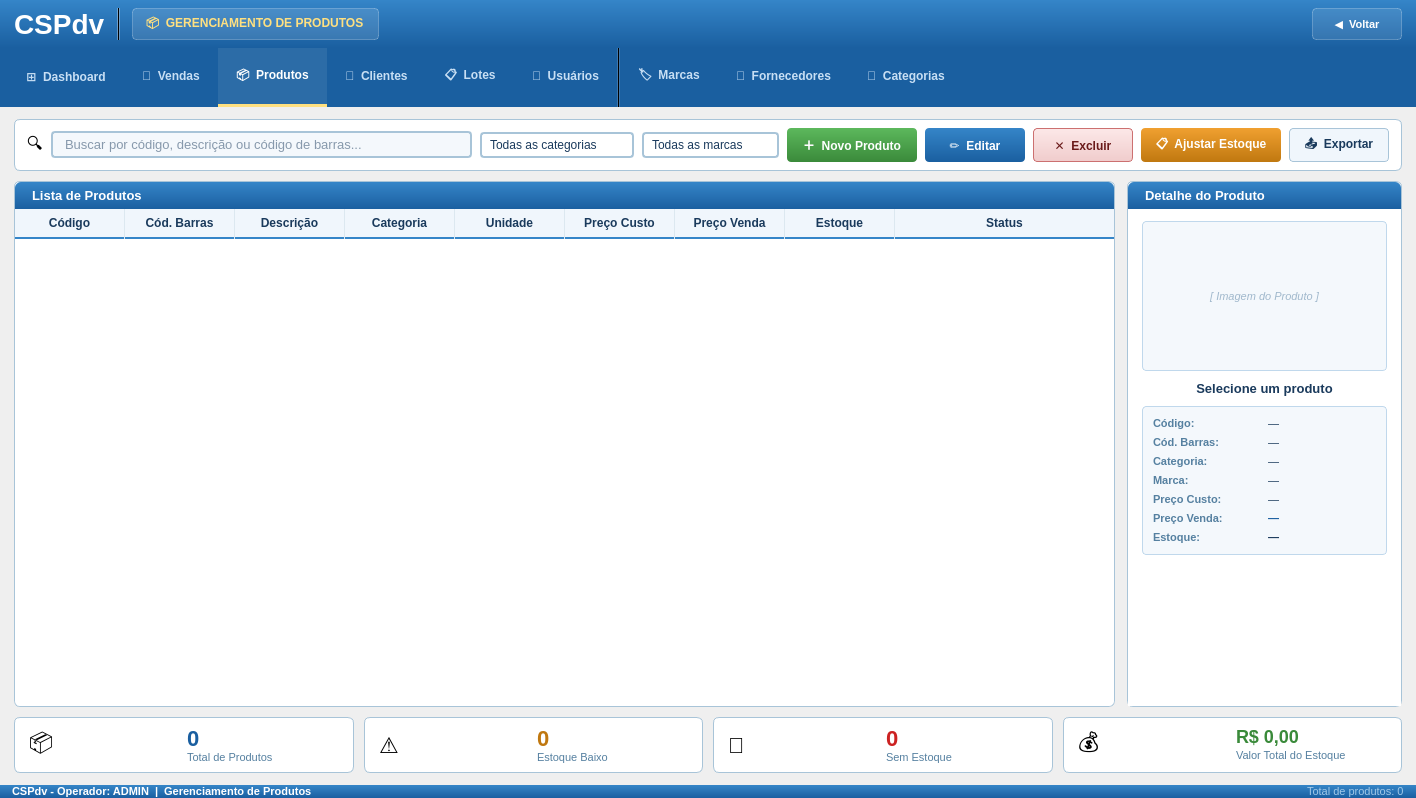
<?xml version="1.0" encoding="UTF-8"?>
<ui version="4.0">
 <class>GerenciarProdutos</class>
 <widget class="QWidget" name="GerenciarProdutos">
  <property name="geometry">
   <rect>
    <x>0</x>
    <y>0</y>
    <width>1416</width>
    <height>798</height>
   </rect>
  </property>
  <property name="windowTitle">
   <string>CSPdv - Gerenciamento de Produtos</string>
  </property>
  <property name="styleSheet">
   <string notr="true">QWidget { font-family: Arial; }</string>
  </property>
  <layout class="QVBoxLayout" name="mainVLayout">
   <property name="spacing">
    <number>0</number>
   </property>
   <property name="leftMargin">
    <number>0</number>
   </property>
   <property name="topMargin">
    <number>0</number>
   </property>
   <property name="rightMargin">
    <number>0</number>
   </property>
   <property name="bottomMargin">
    <number>0</number>
   </property>
   <item>
    <widget class="QFrame" name="frameHeader">
     <property name="styleSheet">
      <string notr="true">QFrame#frameHeader{background:qlineargradient(x1:0,y1:0,x2:0,y2:1,stop:0 #3585c8,stop:1 #1a5fa0);}</string>
     </property>
     <layout class="QHBoxLayout" name="headerHLayout">
      <property name="spacing">
       <number>12</number>
      </property>
      <property name="leftMargin">
       <number>14</number>
      </property>
      <property name="topMargin">
       <number>8</number>
      </property>
      <property name="rightMargin">
       <number>14</number>
      </property>
      <property name="bottomMargin">
       <number>8</number>
      </property>
      <item>
       <widget class="QLabel" name="lblLogo">
        <property name="styleSheet">
         <string notr="true">color:white;font-size:28px;font-weight:bold;</string>
        </property>
        <property name="text">
         <string>CSPdv</string>
        </property>
       </widget>
      </item>
      <item>
       <widget class="QFrame" name="frameSep">
        <property name="styleSheet">
         <string notr="true">background-color:rgba(255,255,255,80);</string>
        </property>
        <property name="frameShape">
         <enum>QFrame::VLine</enum>
        </property>
       </widget>
      </item>
      <item>
       <widget class="QLabel" name="lblBadge">
        <property name="styleSheet">
         <string notr="true">QLabel{background-color:rgba(255,255,255,30);color:#ffe080;font-size:12px;font-weight:bold;border:1px solid rgba(255,255,255,60);border-radius:4px;padding:3px 10px;}</string>
        </property>
        <property name="text">
         <string>📦  GERENCIAMENTO DE PRODUTOS</string>
        </property>
       </widget>
      </item>
      <item>
       <spacer name="headerSpacer">
        <property name="orientation">
         <enum>Qt::Horizontal</enum>
        </property>
        <property name="sizeHint" stdset="0">
         <size>
          <width>40</width>
          <height>10</height>
         </size>
        </property>
       </spacer>
      </item>
      <item>
       <widget class="QPushButton" name="btnVoltar">
        <property name="minimumSize">
         <size>
          <width>90</width>
          <height>32</height>
         </size>
        </property>
        <property name="styleSheet">
         <string notr="true">QPushButton{background-color:rgba(255,255,255,25);color:white;font-size:11px;font-weight:bold;border:1px solid rgba(255,255,255,60);border-radius:4px;padding:4px 12px;}QPushButton:hover{background-color:rgba(255,255,255,40);}QPushButton:pressed{background-color:rgba(255,255,255,15);}</string>
        </property>
        <property name="text">
         <string>◀  Voltar</string>
        </property>
       </widget>
      </item>
     </layout>
    </widget>
   </item>
   <item>
    <widget class="QFrame" name="frameNavBar">
     <property name="minimumHeight"><number>44</number></property>
     <property name="maximumHeight"><number>44</number></property>
     <property name="styleSheet">
      <string notr="true">
       QFrame#frameNavBar { background-color: #1a5fa0; }
       QPushButton {
        background-color: transparent;
        color: #c8dff4;
        font-size: 12px;
        font-weight: bold;
        border: none;
        border-bottom: 3px solid transparent;
        min-height: 44px;
        padding: 6px 18px;
       }
       QPushButton:hover {
        color: white;
        background-color: rgba(255,255,255,15);
        border-bottom: 3px solid rgba(255,255,255,60);
       }
       QPushButton:checked {
        color: white;
        background-color: rgba(255,255,255,20);
        border-bottom: 3px solid #ffe080;
       }
       /* Sub-itens de catálogo (marcas/fornec/categ) — fonte menor */
       QPushButton[navSub="true"] {
        font-size: 11px;
        padding: 4px 12px;
        color: #a8d4f0;
       }
       QPushButton[navSub="true"]:hover  { color: white; }
       QPushButton[navSub="true"]:checked { color: white; }
      </string>
     </property>
     <layout class="QHBoxLayout" name="navHLayout">
      <property name="spacing"><number>0</number></property>
      <property name="leftMargin"><number>8</number></property>
      <property name="topMargin"><number>0</number></property>
      <property name="rightMargin"><number>0</number></property>
      <property name="bottomMargin"><number>0</number></property>
      <item>
       <widget class="QPushButton" name="btnNavDashboard">
        <property name="text"><string>⊞  Dashboard</string></property>
        <property name="checkable"><bool>true</bool></property>
       </widget>
      </item>
      <item>
       <widget class="QPushButton" name="btnNavVendas">
        <property name="text"><string>🛒  Vendas</string></property>
        <property name="checkable"><bool>true</bool></property>
       </widget>
      </item>
      <item>
       <widget class="QPushButton" name="btnNavProdutos">
        <property name="text"><string>📦  Produtos</string></property>
        <property name="checkable"><bool>true</bool></property>
        <property name="checked"><bool>true</bool></property>
       </widget>
      </item>
      <item>
       <widget class="QPushButton" name="btnNavClientes">
        <property name="text"><string>👥  Clientes</string></property>
        <property name="checkable"><bool>true</bool></property>
       </widget>
      </item>
      <item>
       <widget class="QPushButton" name="btnNavLotes">
        <property name="text"><string>📋  Lotes</string></property>
        <property name="checkable"><bool>true</bool></property>
       </widget>
      </item>
      <item>
       <widget class="QPushButton" name="btnNavUsuarios">
        <property name="text"><string>🔑  Usuários</string></property>
        <property name="checkable"><bool>true</bool></property>
       </widget>
      </item>
      <item>
       <widget class="QFrame" name="navSeparator">
        <property name="minimumWidth"><number>1</number></property>
        <property name="maximumWidth"><number>1</number></property>
        <property name="styleSheet"><string notr="true">background-color:rgba(255,255,255,40);</string></property>
        <property name="frameShape"><enum>QFrame::VLine</enum></property>
       </widget>
      </item>
      <item>
       <widget class="QPushButton" name="btnNavMarcas">
        <property name="text"><string>🏷  Marcas</string></property>
        <property name="checkable"><bool>true</bool></property>
       </widget>
      </item>
      <item>
       <widget class="QPushButton" name="btnNavFornecedores">
        <property name="text"><string>🚚  Fornecedores</string></property>
        <property name="checkable"><bool>true</bool></property>
       </widget>
      </item>
      <item>
       <widget class="QPushButton" name="btnNavCategorias">
        <property name="text"><string>📂  Categorias</string></property>
        <property name="checkable"><bool>true</bool></property>
       </widget>
      </item>
      <item>
       <spacer name="navSpacer">
        <property name="orientation"><enum>Qt::Horizontal</enum></property>
        <property name="sizeHint" stdset="0"><size><width>40</width><height>10</height></size></property>
       </spacer>
      </item>
     </layout>
    </widget>
   </item>
   <item>
    <layout class="QVBoxLayout" name="conteudoVLayout">
     <property name="spacing">
      <number>10</number>
     </property>
     <property name="leftMargin">
      <number>14</number>
     </property>
     <property name="topMargin">
      <number>12</number>
     </property>
     <property name="rightMargin">
      <number>14</number>
     </property>
     <property name="bottomMargin">
      <number>12</number>
     </property>
     <item>
      <widget class="QFrame" name="frameToolbar">
       <property name="styleSheet">
        <string notr="true">QFrame#frameToolbar{background-color:#ffffff;border:1px solid #a8c4d8;border-radius:6px;}</string>
       </property>
       <layout class="QHBoxLayout" name="toolbarHLayout">
        <property name="spacing">
         <number>8</number>
        </property>
        <property name="leftMargin">
         <number>12</number>
        </property>
        <property name="topMargin">
         <number>8</number>
        </property>
        <property name="rightMargin">
         <number>12</number>
        </property>
        <property name="bottomMargin">
         <number>8</number>
        </property>
        <item>
         <widget class="QLabel" name="lblBuscaIcon">
          <property name="styleSheet">
           <string notr="true">font-size:16px;</string>
          </property>
          <property name="text">
           <string>🔍</string>
          </property>
         </widget>
        </item>
        <item>
         <widget class="QLineEdit" name="lineEditBusca">
          <property name="styleSheet">
           <string notr="true">QLineEdit{background-color:#f4f8fc;border:2px solid #a8c4d8;border-radius:4px;font-size:13px;color:#1a3a5c;padding:3px 10px;}QLineEdit:focus{border-color:#3585c8;background-color:#ffffff;}</string>
          </property>
          <property name="placeholderText">
           <string>Buscar por código, descrição ou código de barras...</string>
          </property>
         </widget>
        </item>
        <item>
         <widget class="QComboBox" name="comboFiltroCategoria">
          <property name="styleSheet">
           <string notr="true">QComboBox{background-color:#ffffff;border:2px solid #a8c4d8;border-radius:4px;font-size:12px;color:#1a3a5c;padding:3px 8px;}QComboBox:focus{border-color:#3585c8;}QComboBox::drop-down{border:none;width:22px;}QComboBox QAbstractItemView{background-color:#ffffff;border:1px solid #a8c4d8;selection-background-color:#3585c8;selection-color:white;}</string>
          </property>
          <item>
           <property name="text">
            <string>Todas as categorias</string>
           </property>
          </item>
         </widget>
        </item>
        <item>
         <widget class="QComboBox" name="comboFiltroEstoque">
          <property name="styleSheet">
           <string notr="true">QComboBox{background-color:#ffffff;border:2px solid #a8c4d8;border-radius:4px;font-size:12px;color:#1a3a5c;padding:3px 8px;}QComboBox:focus{border-color:#3585c8;}QComboBox::drop-down{border:none;width:22px;}QComboBox QAbstractItemView{background-color:#ffffff;border:1px solid #a8c4d8;selection-background-color:#3585c8;selection-color:white;}</string>
          </property>
          <item>
           <property name="text">
            <string>Todas as marcas</string>
           </property>
          </item>
         </widget>
        </item>
        <item>
         <widget class="QPushButton" name="btnNovoProduto">
          <property name="minimumSize">
           <size>
            <width>130</width>
            <height>34</height>
           </size>
          </property>
          <property name="styleSheet">
           <string notr="true">QPushButton{background:qlineargradient(x1:0,y1:0,x2:0,y2:1,stop:0 #5cb85c,stop:1 #3a8a3a);color:white;font-size:12px;font-weight:bold;border:none;border-radius:4px;padding:4px 14px;}QPushButton:hover{background:#4a9a4a;}QPushButton:pressed{background:#3a8a3a;}</string>
          </property>
          <property name="text">
           <string>＋  Novo Produto</string>
          </property>
         </widget>
        </item>
        <item>
         <widget class="QPushButton" name="btnEditarProduto">
          <property name="minimumSize">
           <size>
            <width>100</width>
            <height>34</height>
           </size>
          </property>
          <property name="styleSheet">
           <string notr="true">QPushButton{background:qlineargradient(x1:0,y1:0,x2:0,y2:1,stop:0 #3585c8,stop:1 #1a5fa0);color:white;font-size:12px;font-weight:bold;border:none;border-radius:4px;padding:4px 14px;}QPushButton:hover{background:#2a74b8;}QPushButton:pressed{background:#1a5fa0;}</string>
          </property>
          <property name="text">
           <string>✏  Editar</string>
          </property>
         </widget>
        </item>
        <item>
         <widget class="QPushButton" name="btnExcluirProduto">
          <property name="minimumSize">
           <size>
            <width>100</width>
            <height>34</height>
           </size>
          </property>
          <property name="styleSheet">
           <string notr="true">QPushButton{background:qlineargradient(x1:0,y1:0,x2:0,y2:1,stop:0 #fce8e8,stop:1 #f0cccc);color:#6a1a1a;font-size:12px;font-weight:bold;border:1px solid #cc7070;border-radius:4px;padding:4px 14px;}QPushButton:hover{background:#f8d8d8;border-color:#aa4444;}QPushButton:pressed{background:#e8b8b8;}</string>
          </property>
          <property name="text">
           <string>✕  Excluir</string>
          </property>
         </widget>
        </item>
        <item>
         <widget class="QPushButton" name="btnAjustarEstoque">
          <property name="minimumSize">
           <size>
            <width>140</width>
            <height>34</height>
           </size>
          </property>
          <property name="styleSheet">
           <string notr="true">QPushButton{background:qlineargradient(x1:0,y1:0,x2:0,y2:1,stop:0 #f0a030,stop:1 #c07810);color:white;font-size:12px;font-weight:bold;border:none;border-radius:4px;padding:4px 14px;}QPushButton:hover{background:#d88c20;}QPushButton:pressed{background:#c07810;}</string>
          </property>
          <property name="text">
           <string>📋  Ajustar Estoque</string>
          </property>
         </widget>
        </item>
        <item>
         <widget class="QPushButton" name="btnExportarProdutos">
          <property name="minimumSize">
           <size>
            <width>100</width>
            <height>34</height>
           </size>
          </property>
          <property name="styleSheet">
           <string notr="true">QPushButton{background-color:#f0f6fc;color:#1a3a5c;font-size:12px;font-weight:bold;border:1px solid #a8c4d8;border-radius:4px;padding:4px 14px;}QPushButton:hover{background-color:#dceaf4;border-color:#3585c8;}QPushButton:pressed{background-color:#c0d8ec;}</string>
          </property>
          <property name="text">
           <string>📤  Exportar</string>
          </property>
         </widget>
        </item>
       </layout>
      </widget>
     </item>
     <item>
      <layout class="QHBoxLayout" name="mainAreaHLayout" stretch="8,2">
       <property name="spacing">
        <number>12</number>
       </property>
       <item>
        <widget class="QFrame" name="frameTabelaProdutos">
         <property name="styleSheet">
          <string notr="true">QFrame#frameTabelaProdutos{background-color:#ffffff;border:1px solid #a8c4d8;border-radius:6px;}</string>
         </property>
         <layout class="QVBoxLayout" name="tabelaVLayout">
          <property name="spacing">
           <number>0</number>
          </property>
          <property name="leftMargin">
           <number>0</number>
          </property>
          <property name="topMargin">
           <number>0</number>
          </property>
          <property name="rightMargin">
           <number>0</number>
          </property>
          <property name="bottomMargin">
           <number>0</number>
          </property>
          <item>
           <widget class="QLabel" name="lblTabelaTitle">
            <property name="styleSheet">
             <string notr="true">QLabel{background:qlineargradient(x1:0,y1:0,x2:0,y2:1,stop:0 #3585c8,stop:1 #1a5fa0);color:white;font-size:13px;font-weight:bold;padding:6px 14px;border-top-left-radius:6px;border-top-right-radius:6px;}</string>
            </property>
            <property name="text">
             <string>Lista de Produtos</string>
            </property>
           </widget>
          </item>
          <item>
           <widget class="QTableWidget" name="tableProdutos">
            <property name="styleSheet">
             <string notr="true">
               QTableWidget{background-color:#ffffff;alternate-background-color:#f2f8fc;border:none;border-bottom-left-radius:6px;border-bottom-right-radius:6px;font-size:12px;gridline-color:#dce8f0;outline:0;}
               QTableWidget::item{padding:4px 8px;color:#111111;}
               QTableWidget::item:selected{background-color:#3585c8;color:#ffffff;}
               QTableWidget::item:hover:!selected{background-color:#ddeef8;}
               QHeaderView::section:horizontal{background-color:#f0f6fc;color:#1a3a5c;font-size:12px;font-weight:bold;padding:5px 8px;border:none;border-right:1px solid #dce8f0;border-bottom:2px solid #3585c8;}
               QHeaderView::section:horizontal:last{border-right:none;}
               QHeaderView::section:horizontal:checked{background-color:#f0f6fc;color:#1a3a5c;}
               QHeaderView::section:vertical{background-color:#ffffff;color:#ffffff;border:none;border-bottom:1px solid #dce8f0;border-right:1px solid #dce8f0;width:16px;}
               QHeaderView::section:vertical:checked{background-color:#3585c8;color:#3585c8;}
               QTableCornerButton::section{background-color:#f0f6fc;border:none;border-bottom:2px solid #3585c8;border-right:1px solid #dce8f0;}
               QScrollBar:vertical{background:#f0f4f8;width:10px;margin:0;}
               QScrollBar::handle:vertical{background:#a8c4d8;border-radius:4px;min-height:20px;}
               QScrollBar::handle:vertical:hover{background:#3585c8;}
               QScrollBar::add-line:vertical,QScrollBar::sub-line:vertical{height:0px;}
               QScrollBar:horizontal{background:#f0f4f8;height:10px;margin:0;}
               QScrollBar::handle:horizontal{background:#a8c4d8;border-radius:4px;min-width:20px;}
               QScrollBar::handle:horizontal:hover{background:#3585c8;}
               QScrollBar::add-line:horizontal,QScrollBar::sub-line:horizontal{width:0px;}
              </string>
            </property>
            <property name="editTriggers">
             <set>QAbstractItemView::NoEditTriggers</set>
            </property>
            <property name="alternatingRowColors">
             <bool>true</bool>
            </property>
            <property name="selectionMode">
             <enum>QAbstractItemView::SingleSelection</enum>
            </property>
            <property name="selectionBehavior">
             <enum>QAbstractItemView::SelectRows</enum>
            </property>
            <property name="showGrid">
             <bool>true</bool>
            </property>
            <property name="sortingEnabled">
             <bool>true</bool>
            </property>
            <property name="wordWrap">
             <bool>false</bool>
            </property>
            <property name="rowCount">
             <number>0</number>
            </property>
            <property name="columnCount">
             <number>9</number>
            </property>
            <attribute name="horizontalHeaderVisible">
             <bool>true</bool>
            </attribute>
            <attribute name="horizontalHeaderDefaultSectionSize">
             <number>110</number>
            </attribute>
            <attribute name="horizontalHeaderHighlightSections">
             <bool>false</bool>
            </attribute>
            <attribute name="horizontalHeaderStretchLastSection">
             <bool>true</bool>
            </attribute>
            <attribute name="verticalHeaderVisible">
             <bool>true</bool>
            </attribute>
            <attribute name="verticalHeaderDefaultSectionSize">
             <number>28</number>
            </attribute>
            <attribute name="verticalHeaderHighlightSections">
             <bool>true</bool>
            </attribute>
            <column>
             <property name="text">
              <string>Código</string>
             </property>
            </column>
            <column>
             <property name="text">
              <string>Cód. Barras</string>
             </property>
            </column>
            <column>
             <property name="text">
              <string>Descrição</string>
             </property>
            </column>
            <column>
             <property name="text">
              <string>Categoria</string>
             </property>
            </column>
            <column>
             <property name="text">
              <string>Unidade</string>
             </property>
            </column>
            <column>
             <property name="text">
              <string>Preço Custo</string>
             </property>
            </column>
            <column>
             <property name="text">
              <string>Preço Venda</string>
             </property>
            </column>
            <column>
             <property name="text">
              <string>Estoque</string>
             </property>
            </column>
            <column>
             <property name="text">
              <string>Status</string>
             </property>
            </column>
           </widget>
          </item>
         </layout>
        </widget>
       </item>
       <item>
        <widget class="QFrame" name="framePainelDetalhe">
         <property name="styleSheet">
          <string notr="true">QFrame#framePainelDetalhe{background-color:#ffffff;border:1px solid #a8c4d8;border-radius:6px;}</string>
         </property>
         <layout class="QVBoxLayout" name="painelVLayout">
          <property name="spacing">
           <number>0</number>
          </property>
          <property name="leftMargin">
           <number>0</number>
          </property>
          <property name="topMargin">
           <number>0</number>
          </property>
          <property name="rightMargin">
           <number>0</number>
          </property>
          <property name="bottomMargin">
           <number>0</number>
          </property>
          <item>
           <widget class="QLabel" name="lblDetalheTitle">
            <property name="styleSheet">
             <string notr="true">QLabel{background:qlineargradient(x1:0,y1:0,x2:0,y2:1,stop:0 #3585c8,stop:1 #1a5fa0);color:white;font-size:13px;font-weight:bold;padding:6px 14px;border-top-left-radius:6px;border-top-right-radius:6px;}</string>
            </property>
            <property name="text">
             <string>Detalhe do Produto</string>
            </property>
           </widget>
          </item>
          <item>
           <widget class="QFrame" name="frameDetalheConteudo">
            <property name="styleSheet">
             <string notr="true">QFrame#frameDetalheConteudo{background-color:#ffffff;}</string>
            </property>
            <layout class="QVBoxLayout" name="detalheConteudoVLayout">
             <property name="spacing">
              <number>10</number>
             </property>
             <property name="leftMargin">
              <number>14</number>
             </property>
             <property name="topMargin">
              <number>12</number>
             </property>
             <property name="rightMargin">
              <number>14</number>
             </property>
             <property name="bottomMargin">
              <number>12</number>
             </property>
             <item>
              <widget class="QLabel" name="lblImagemDetalhe">
               <property name="minimumSize">
                <size>
                 <width>0</width>
                 <height>150</height>
                </size>
               </property>
               <property name="maximumSize">
                <size>
                 <width>16777215</width>
                 <height>150</height>
                </size>
               </property>
               <property name="styleSheet">
                <string notr="true">QLabel{background-color:#f4f8fc;border:1px solid #c0d8ec;border-radius:4px;color:#a0b8cc;font-size:11px;font-style:italic;}</string>
               </property>
               <property name="text">
                <string>[ Imagem do Produto ]</string>
               </property>
               <property name="scaledContents">
                <bool>false</bool>
               </property>
               <property name="alignment">
                <set>Qt::AlignCenter</set>
               </property>
              </widget>
             </item>
             <item>
              <widget class="QLabel" name="lblDetalheDescricao">
               <property name="styleSheet">
                <string notr="true">font-size:13px;font-weight:bold;color:#1a3a5c;</string>
               </property>
               <property name="text">
                <string>Selecione um produto</string>
               </property>
               <property name="alignment">
                <set>Qt::AlignCenter</set>
               </property>
               <property name="wordWrap">
                <bool>true</bool>
               </property>
              </widget>
             </item>
             <item>
              <widget class="QFrame" name="frameCamposDetalhe">
               <property name="styleSheet">
                <string notr="true">QFrame#frameCamposDetalhe{background-color:#f4f8fc;border:1px solid #c0d8ec;border-radius:4px;}</string>
               </property>
               <layout class="QVBoxLayout" name="camposDetalheVLayout">
                <property name="spacing">
                 <number>6</number>
                </property>
                <property name="leftMargin">
                 <number>10</number>
                </property>
                <property name="topMargin">
                 <number>10</number>
                </property>
                <property name="rightMargin">
                 <number>10</number>
                </property>
                <property name="bottomMargin">
                 <number>10</number>
                </property>
                <item>
                 <layout class="QHBoxLayout">
                  <property name="spacing">
                   <number>6</number>
                  </property>
                  <item>
                   <widget class="QLabel" name="lblDetCodigoLabel">
                    <property name="styleSheet">
                     <string notr="true">font-size:11px;font-weight:bold;color:#5580a0;min-width:85px;</string>
                    </property>
                    <property name="text">
                     <string>Código:</string>
                    </property>
                   </widget>
                  </item>
                  <item>
                   <widget class="QLabel" name="lblDetCodigoValor">
                    <property name="styleSheet">
                     <string notr="true">font-size:11px;color:#1a3a5c;</string>
                    </property>
                    <property name="text">
                     <string>—</string>
                    </property>
                   </widget>
                  </item>
                 </layout>
                </item>
                <item>
                 <layout class="QHBoxLayout">
                  <property name="spacing">
                   <number>6</number>
                  </property>
                  <item>
                   <widget class="QLabel" name="lblDetCodBarLabel">
                    <property name="styleSheet">
                     <string notr="true">font-size:11px;font-weight:bold;color:#5580a0;min-width:85px;</string>
                    </property>
                    <property name="text">
                     <string>Cód. Barras:</string>
                    </property>
                   </widget>
                  </item>
                  <item>
                   <widget class="QLabel" name="lblDetCodBarValor">
                    <property name="styleSheet">
                     <string notr="true">font-size:11px;color:#1a3a5c;</string>
                    </property>
                    <property name="text">
                     <string>—</string>
                    </property>
                   </widget>
                  </item>
                 </layout>
                </item>
                <item>
                 <layout class="QHBoxLayout">
                  <property name="spacing">
                   <number>6</number>
                  </property>
                  <item>
                   <widget class="QLabel" name="lblDetCategoriaLabel">
                    <property name="styleSheet">
                     <string notr="true">font-size:11px;font-weight:bold;color:#5580a0;min-width:85px;</string>
                    </property>
                    <property name="text">
                     <string>Categoria:</string>
                    </property>
                   </widget>
                  </item>
                  <item>
                   <widget class="QLabel" name="lblDetCategoriaValor">
                    <property name="styleSheet">
                     <string notr="true">font-size:11px;color:#1a3a5c;</string>
                    </property>
                    <property name="text">
                     <string>—</string>
                    </property>
                   </widget>
                  </item>
                 </layout>
                </item>
                <item>
                 <layout class="QHBoxLayout">
                  <property name="spacing">
                   <number>6</number>
                  </property>
                  <item>
                   <widget class="QLabel" name="lblDetUnidLabel">
                    <property name="styleSheet">
                     <string notr="true">font-size:11px;font-weight:bold;color:#5580a0;min-width:85px;</string>
                    </property>
                    <property name="text">
                     <string>Marca:</string>
                    </property>
                   </widget>
                  </item>
                  <item>
                   <widget class="QLabel" name="lblDetUnidValor">
                    <property name="styleSheet">
                     <string notr="true">font-size:11px;color:#1a3a5c;</string>
                    </property>
                    <property name="text">
                     <string>—</string>
                    </property>
                   </widget>
                  </item>
                 </layout>
                </item>
                <item>
                 <layout class="QHBoxLayout">
                  <property name="spacing">
                   <number>6</number>
                  </property>
                  <item>
                   <widget class="QLabel" name="lblDetCustoLabel">
                    <property name="styleSheet">
                     <string notr="true">font-size:11px;font-weight:bold;color:#5580a0;min-width:85px;</string>
                    </property>
                    <property name="text">
                     <string>Preço Custo:</string>
                    </property>
                   </widget>
                  </item>
                  <item>
                   <widget class="QLabel" name="lblDetCustoValor">
                    <property name="styleSheet">
                     <string notr="true">font-size:11px;color:#1a3a5c;</string>
                    </property>
                    <property name="text">
                     <string>—</string>
                    </property>
                   </widget>
                  </item>
                 </layout>
                </item>
                <item>
                 <layout class="QHBoxLayout">
                  <property name="spacing">
                   <number>6</number>
                  </property>
                  <item>
                   <widget class="QLabel" name="lblDetVendaLabel">
                    <property name="styleSheet">
                     <string notr="true">font-size:11px;font-weight:bold;color:#5580a0;min-width:85px;</string>
                    </property>
                    <property name="text">
                     <string>Preço Venda:</string>
                    </property>
                   </widget>
                  </item>
                  <item>
                   <widget class="QLabel" name="lblDetVendaValor">
                    <property name="styleSheet">
                     <string notr="true">font-size:11px;font-weight:bold;color:#1a5fa0;</string>
                    </property>
                    <property name="text">
                     <string>—</string>
                    </property>
                   </widget>
                  </item>
                 </layout>
                </item>
                <item>
                 <layout class="QHBoxLayout">
                  <property name="spacing">
                   <number>6</number>
                  </property>
                  <item>
                   <widget class="QLabel" name="lblDetEstoqueLabel">
                    <property name="styleSheet">
                     <string notr="true">font-size:11px;font-weight:bold;color:#5580a0;min-width:85px;</string>
                    </property>
                    <property name="text">
                     <string>Estoque:</string>
                    </property>
                   </widget>
                  </item>
                  <item>
                   <widget class="QLabel" name="lblDetEstoqueValor">
                    <property name="styleSheet">
                     <string notr="true">font-size:11px;font-weight:bold;color:#1a3a5c;</string>
                    </property>
                    <property name="text">
                     <string>—</string>
                    </property>
                   </widget>
                  </item>
                 </layout>
                </item>
               </layout>
              </widget>
             </item>
             <item>
              <spacer name="detalheBottomSpacer">
               <property name="orientation">
                <enum>Qt::Vertical</enum>
               </property>
               <property name="sizeHint" stdset="0">
                <size>
                 <width>10</width>
                 <height>10</height>
                </size>
               </property>
              </spacer>
             </item>
            </layout>
           </widget>
          </item>
         </layout>
        </widget>
       </item>
      </layout>
     </item>
     <item>
      <layout class="QHBoxLayout" name="cardsRodapeHLayout">
       <property name="spacing">
        <number>10</number>
       </property>
       <item>
        <widget class="QFrame" name="cardTotalProd">
         <property name="styleSheet">
          <string notr="true">QFrame#cardTotalProd{background-color:#ffffff;border:1px solid #a8c4d8;border-radius:6px;}</string>
         </property>
         <layout class="QHBoxLayout" name="cardTotalProdHL">
          <property name="leftMargin">
           <number>14</number>
          </property>
          <property name="topMargin">
           <number>8</number>
          </property>
          <property name="rightMargin">
           <number>14</number>
          </property>
          <property name="bottomMargin">
           <number>8</number>
          </property>
          <item>
           <widget class="QLabel" name="lblIconTotalProd">
            <property name="styleSheet">
             <string notr="true">font-size:22px;</string>
            </property>
            <property name="text">
             <string>📦</string>
            </property>
           </widget>
          </item>
          <item>
           <layout class="QVBoxLayout">
            <property name="spacing">
             <number>0</number>
            </property>
            <item>
             <widget class="QLabel" name="lblTotalProdValor">
              <property name="styleSheet">
               <string notr="true">font-size:22px;font-weight:bold;color:#1a5fa0;</string>
              </property>
              <property name="text">
               <string>0</string>
              </property>
             </widget>
            </item>
            <item>
             <widget class="QLabel" name="lblTotalProdLabel">
              <property name="styleSheet">
               <string notr="true">font-size:11px;color:#5580a0;</string>
              </property>
              <property name="text">
               <string>Total de Produtos</string>
              </property>
             </widget>
            </item>
           </layout>
          </item>
         </layout>
        </widget>
       </item>
       <item>
        <widget class="QFrame" name="cardEstoqueBaixo">
         <property name="styleSheet">
          <string notr="true">QFrame#cardEstoqueBaixo{background-color:#ffffff;border:1px solid #a8c4d8;border-radius:6px;}</string>
         </property>
         <layout class="QHBoxLayout" name="cardEstoqueBaixoHL">
          <property name="leftMargin">
           <number>14</number>
          </property>
          <property name="topMargin">
           <number>8</number>
          </property>
          <property name="rightMargin">
           <number>14</number>
          </property>
          <property name="bottomMargin">
           <number>8</number>
          </property>
          <item>
           <widget class="QLabel" name="lblIconEstBaixo">
            <property name="styleSheet">
             <string notr="true">font-size:22px;</string>
            </property>
            <property name="text">
             <string>⚠</string>
            </property>
           </widget>
          </item>
          <item>
           <layout class="QVBoxLayout">
            <property name="spacing">
             <number>0</number>
            </property>
            <item>
             <widget class="QLabel" name="lblEstoqueBaixoValor">
              <property name="styleSheet">
               <string notr="true">font-size:22px;font-weight:bold;color:#c07810;</string>
              </property>
              <property name="text">
               <string>0</string>
              </property>
             </widget>
            </item>
            <item>
             <widget class="QLabel" name="lblEstoqueBaixoLabel">
              <property name="styleSheet">
               <string notr="true">font-size:11px;color:#5580a0;</string>
              </property>
              <property name="text">
               <string>Estoque Baixo</string>
              </property>
             </widget>
            </item>
           </layout>
          </item>
         </layout>
        </widget>
       </item>
       <item>
        <widget class="QFrame" name="cardSemEstoque">
         <property name="styleSheet">
          <string notr="true">QFrame#cardSemEstoque{background-color:#ffffff;border:1px solid #a8c4d8;border-radius:6px;}</string>
         </property>
         <layout class="QHBoxLayout" name="cardSemEstoqueHL">
          <property name="leftMargin">
           <number>14</number>
          </property>
          <property name="topMargin">
           <number>8</number>
          </property>
          <property name="rightMargin">
           <number>14</number>
          </property>
          <property name="bottomMargin">
           <number>8</number>
          </property>
          <item>
           <widget class="QLabel" name="lblIconSemEst">
            <property name="styleSheet">
             <string notr="true">font-size:22px;</string>
            </property>
            <property name="text">
             <string>🚫</string>
            </property>
           </widget>
          </item>
          <item>
           <layout class="QVBoxLayout">
            <property name="spacing">
             <number>0</number>
            </property>
            <item>
             <widget class="QLabel" name="lblSemEstoqueValor">
              <property name="styleSheet">
               <string notr="true">font-size:22px;font-weight:bold;color:#cc2222;</string>
              </property>
              <property name="text">
               <string>0</string>
              </property>
             </widget>
            </item>
            <item>
             <widget class="QLabel" name="lblSemEstoqueLabel">
              <property name="styleSheet">
               <string notr="true">font-size:11px;color:#5580a0;</string>
              </property>
              <property name="text">
               <string>Sem Estoque</string>
              </property>
             </widget>
            </item>
           </layout>
          </item>
         </layout>
        </widget>
       </item>
       <item>
        <widget class="QFrame" name="cardValorEstoque">
         <property name="styleSheet">
          <string notr="true">QFrame#cardValorEstoque{background-color:#ffffff;border:1px solid #a8c4d8;border-radius:6px;}</string>
         </property>
         <layout class="QHBoxLayout" name="cardValorEstoqueHL">
          <property name="leftMargin">
           <number>14</number>
          </property>
          <property name="topMargin">
           <number>8</number>
          </property>
          <property name="rightMargin">
           <number>14</number>
          </property>
          <property name="bottomMargin">
           <number>8</number>
          </property>
          <item>
           <widget class="QLabel" name="lblIconValorEst">
            <property name="styleSheet">
             <string notr="true">font-size:22px;</string>
            </property>
            <property name="text">
             <string>💰</string>
            </property>
           </widget>
          </item>
          <item>
           <layout class="QVBoxLayout">
            <property name="spacing">
             <number>0</number>
            </property>
            <item>
             <widget class="QLabel" name="lblValorEstoqueValor">
              <property name="styleSheet">
               <string notr="true">font-size:18px;font-weight:bold;color:#3a8a3a;</string>
              </property>
              <property name="text">
               <string>R$ 0,00</string>
              </property>
             </widget>
            </item>
            <item>
             <widget class="QLabel" name="lblValorEstoqueLabel">
              <property name="styleSheet">
               <string notr="true">font-size:11px;color:#5580a0;</string>
              </property>
              <property name="text">
               <string>Valor Total do Estoque</string>
              </property>
             </widget>
            </item>
           </layout>
          </item>
         </layout>
        </widget>
       </item>
      </layout>
     </item>
    </layout>
   </item>
   <item>
    <widget class="QFrame" name="frameStatusBar">
     <property name="styleSheet">
      <string notr="true">QFrame#frameStatusBar{background:qlineargradient(x1:0,y1:0,x2:0,y2:1,stop:0 #3585c8,stop:1 #1a5fa0);}</string>
     </property>
     <layout class="QHBoxLayout" name="statusHLayout">
      <property name="leftMargin">
       <number>12</number>
      </property>
      <property name="topMargin">
       <number>0</number>
      </property>
      <property name="rightMargin">
       <number>12</number>
      </property>
      <property name="bottomMargin">
       <number>0</number>
      </property>
      <item>
       <widget class="QLabel" name="lblStatusBar">
        <property name="styleSheet">
         <string notr="true">color:white;font-size:11px;font-weight:bold;</string>
        </property>
        <property name="text">
         <string>CSPdv - Operador: ADMIN  |  Gerenciamento de Produtos</string>
        </property>
       </widget>
      </item>
      <item>
       <spacer name="statusSpacer">
        <property name="orientation">
         <enum>Qt::Horizontal</enum>
        </property>
        <property name="sizeHint" stdset="0">
         <size>
          <width>40</width>
          <height>10</height>
         </size>
        </property>
       </spacer>
      </item>
      <item>
       <widget class="QLabel" name="lblTotalProdutosStatus">
        <property name="styleSheet">
         <string notr="true">color:#a0c8e8;font-size:11px;</string>
        </property>
        <property name="text">
         <string>Total de produtos: 0</string>
        </property>
       </widget>
      </item>
     </layout>
    </widget>
   </item>
  </layout>
 </widget>
 <resources/>
 <connections/>
</ui>
